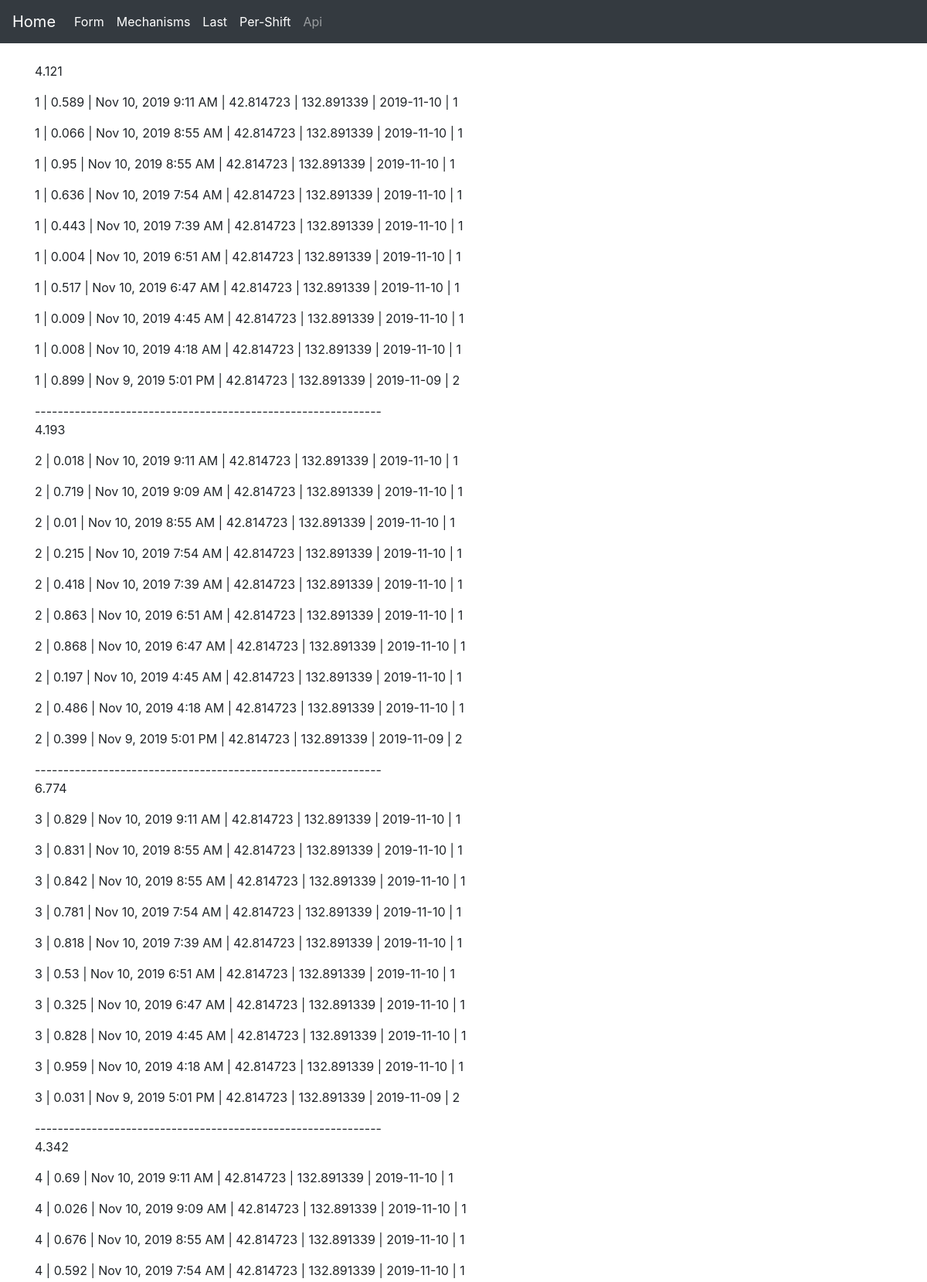
The page /last (upper part) on the database its author committed.
### app/model.py (models this page shows, shortened)
class Post(db.Model):
    id = db.Column(db.Integer, primary_key=True)
    mechanism_id = db.Column(db.Integer, db.ForeignKey('mechanism.id'))
    value = db.Column(db.Float)
    latitude = db.Column(db.Float)
    longitude = db.Column(db.Float)
    timestamp = db.Column(db.DateTime, index=True, default=datetime.utcnow)
    date_shift = db.Column(db.Date)
    shift = db.Column(db.Integer)

class Mechanism(db.Model):
    id = db.Column(db.Integer, primary_key=True)
    company = db.Column(db.String(64), index=True)
    type = db.Column(db.String(64), index=True)
    model = db.Column(db.String(64), index=True)
    number = db.Column(db.SmallInteger, index=True)
    name = db.Column(db.String(64), index=True, unique=True)
    posts = db.relationship('Post', backref='mech', lazy='dynamic')

### app/views.py (the view)
@app.route("/last")
def last():
    posts = [Post.query.filter_by(mechanism_id=p).order_by(
        Post.id.desc()).limit(10) for p in all_mechanisms_id()]
    return render_template("last.html",
                           title='Последние данные',
                           tim=datetime.now() + timedelta(days=2),
                           posts=posts)

### functions.py (called while the page is built)
def all_mechanisms_id():
    return [m.id for m in Mechanism.query.all()]

### app/templates/last.html
{% extends "base.html" %}
{% block main %}
<br>
{% for p in posts %}
<p>{{ p|sum(attribute='value')|round(3) if p[0] }}</p>
{% for post in p %}
<p>{{post.mech.number}} | {{post.value}} | {{moment(post.timestamp).format('lll')}} |
{{post.latitude}} | {{post.longitude}} |  {{post.date_shift}} | {{post.shift}} </p>
{% endfor %}
{{ '-------------------------------------------------------------' if p[0] }}
{% endfor %}
{% endblock %}

### rows shown on the page
Post: mech.number "1", value "0.589", timestamp "Nov 10, 2019 9:11 AM", latitude "42.814723", longitude "132.891339", date_shift "2019-11-10", shift "1"
Post: mech.number "1", value "0.066", timestamp "Nov 10, 2019 8:55 AM", latitude "42.814723", longitude "132.891339", date_shift "2019-11-10", shift "1"
Post: mech.number "1", value "0.95", timestamp "Nov 10, 2019 8:55 AM", latitude "42.814723", longitude "132.891339", date_shift "2019-11-10", shift "1"
Post: mech.number "1", value "0.636", timestamp "Nov 10, 2019 7:54 AM", latitude "42.814723", longitude "132.891339", date_shift "2019-11-10", shift "1"
Post: mech.number "1", value "0.443", timestamp "Nov 10, 2019 7:39 AM", latitude "42.814723", longitude "132.891339", date_shift "2019-11-10", shift "1"
Post: mech.number "1", value "0.004", timestamp "Nov 10, 2019 6:51 AM", latitude "42.814723", longitude "132.891339", date_shift "2019-11-10", shift "1"
Post: mech.number "1", value "0.517", timestamp "Nov 10, 2019 6:47 AM", latitude "42.814723", longitude "132.891339", date_shift "2019-11-10", shift "1"
Post: mech.number "1", value "0.009", timestamp "Nov 10, 2019 4:45 AM", latitude "42.814723", longitude "132.891339", date_shift "2019-11-10", shift "1"
Post: mech.number "1", value "0.008", timestamp "Nov 10, 2019 4:18 AM", latitude "42.814723", longitude "132.891339", date_shift "2019-11-10", shift "1"
Post: mech.number "1", value "0.899", timestamp "Nov 9, 2019 5:01 PM", latitude "42.814723", longitude "132.891339", date_shift "2019-11-09", shift "2"
Post: mech.number "2", value "0.018", timestamp "Nov 10, 2019 9:11 AM", latitude "42.814723", longitude "132.891339", date_shift "2019-11-10", shift "1"
Post: mech.number "2", value "0.719", timestamp "Nov 10, 2019 9:09 AM", latitude "42.814723", longitude "132.891339", date_shift "2019-11-10", shift "1"
Post: mech.number "2", value "0.01", timestamp "Nov 10, 2019 8:55 AM", latitude "42.814723", longitude "132.891339", date_shift "2019-11-10", shift "1"
Post: mech.number "2", value "0.215", timestamp "Nov 10, 2019 7:54 AM", latitude "42.814723", longitude "132.891339", date_shift "2019-11-10", shift "1"
Post: mech.number "2", value "0.418", timestamp "Nov 10, 2019 7:39 AM", latitude "42.814723", longitude "132.891339", date_shift "2019-11-10", shift "1"
Post: mech.number "2", value "0.863", timestamp "Nov 10, 2019 6:51 AM", latitude "42.814723", longitude "132.891339", date_shift "2019-11-10", shift "1"
Post: mech.number "2", value "0.868", timestamp "Nov 10, 2019 6:47 AM", latitude "42.814723", longitude "132.891339", date_shift "2019-11-10", shift "1"
Post: mech.number "2", value "0.197", timestamp "Nov 10, 2019 4:45 AM", latitude "42.814723", longitude "132.891339", date_shift "2019-11-10", shift "1"
Post: mech.number "2", value "0.486", timestamp "Nov 10, 2019 4:18 AM", latitude "42.814723", longitude "132.891339", date_shift "2019-11-10", shift "1"
Post: mech.number "2", value "0.399", timestamp "Nov 9, 2019 5:01 PM", latitude "42.814723", longitude "132.891339", date_shift "2019-11-09", shift "2"
Post: mech.number "3", value "0.829", timestamp "Nov 10, 2019 9:11 AM", latitude "42.814723", longitude "132.891339", date_shift "2019-11-10", shift "1"
Post: mech.number "3", value "0.831", timestamp "Nov 10, 2019 8:55 AM", latitude "42.814723", longitude "132.891339", date_shift "2019-11-10", shift "1"
Post: mech.number "3", value "0.842", timestamp "Nov 10, 2019 8:55 AM", latitude "42.814723", longitude "132.891339", date_shift "2019-11-10", shift "1"
Post: mech.number "3", value "0.781", timestamp "Nov 10, 2019 7:54 AM", latitude "42.814723", longitude "132.891339", date_shift "2019-11-10", shift "1"
Post: mech.number "3", value "0.818", timestamp "Nov 10, 2019 7:39 AM", latitude "42.814723", longitude "132.891339", date_shift "2019-11-10", shift "1"
Post: mech.number "3", value "0.53", timestamp "Nov 10, 2019 6:51 AM", latitude "42.814723", longitude "132.891339", date_shift "2019-11-10", shift "1"
Post: mech.number "3", value "0.325", timestamp "Nov 10, 2019 6:47 AM", latitude "42.814723", longitude "132.891339", date_shift "2019-11-10", shift "1"
Post: mech.number "3", value "0.828", timestamp "Nov 10, 2019 4:45 AM", latitude "42.814723", longitude "132.891339", date_shift "2019-11-10", shift "1"
Post: mech.number "3", value "0.959", timestamp "Nov 10, 2019 4:18 AM", latitude "42.814723", longitude "132.891339", date_shift "2019-11-10", shift "1"
Post: mech.number "3", value "0.031", timestamp "Nov 9, 2019 5:01 PM", latitude "42.814723", longitude "132.891339", date_shift "2019-11-09", shift "2"
Post: mech.number "4", value "0.69", timestamp "Nov 10, 2019 9:11 AM", latitude "42.814723", longitude "132.891339", date_shift "2019-11-10", shift "1"
Post: mech.number "4", value "0.026", timestamp "Nov 10, 2019 9:09 AM", latitude "42.814723", longitude "132.891339", date_shift "2019-11-10", shift "1"
Post: mech.number "4", value "0.676", timestamp "Nov 10, 2019 8:55 AM", latitude "42.814723", longitude "132.891339", date_shift "2019-11-10", shift "1"
Post: mech.number "4", value "0.592", timestamp "Nov 10, 2019 7:54 AM", latitude "42.814723", longitude "132.891339", date_shift "2019-11-10", shift "1"

### other values the page prints
{{ p|sum(attribute='value')|round(3) if p[0] }} "4.121" "4.193" "6.774" "4.342"
